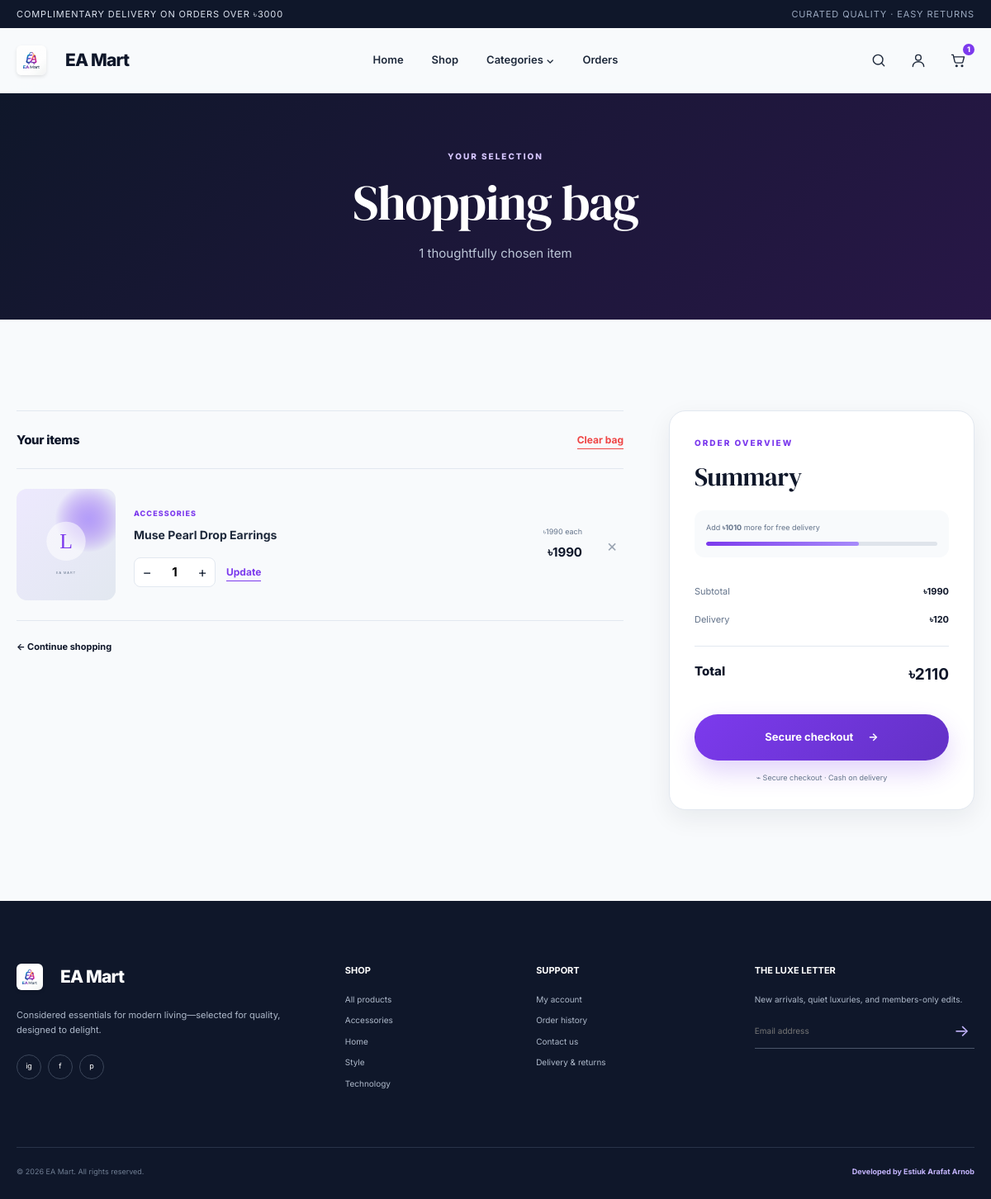
The app's page /cart/ (signed in) with its own data.
### shop/models.py (models this page shows, shortened)
class Cart(models.Model):
    user = models.OneToOneField(
        settings.AUTH_USER_MODEL,
        on_delete=models.CASCADE,
        related_name="shopping_cart",
        null=True,
        blank=True,
    )
    session_key = models.CharField(max_length=40, blank=True, default="")
    created_at = models.DateTimeField(auto_now_add=True)
    updated_at = models.DateTimeField(auto_now=True)
    class Meta:
        constraints = [
            models.UniqueConstraint(
                fields=["session_key"],
                condition=~Q(session_key=""),
                name="unique_nonempty_cart_session",
            )
        ]
    @property
    def item_count(self):
        return sum(item.quantity for item in self.items.all())
    @property
    def subtotal(self):
        return sum((item.line_total for item in self.items.select_related("product")), Decimal("0.00"))

class CartItem(models.Model):
    cart = models.ForeignKey(Cart, on_delete=models.CASCADE, related_name="items")
    product = models.ForeignKey(Product, on_delete=models.CASCADE, related_name="cart_items")
    quantity = models.PositiveIntegerField(default=1, validators=[MinValueValidator(1)])
    created_at = models.DateTimeField(auto_now_add=True)
    updated_at = models.DateTimeField(auto_now=True)
    class Meta:
        ordering = ["created_at"]
        constraints = [
            models.UniqueConstraint(fields=["cart", "product"], name="unique_product_per_cart"),
            models.CheckConstraint(condition=Q(quantity__gt=0), name="cart_item_quantity_positive"),
        ]
    @property
    def line_total(self):
        return self.product.price * self.quantity

class Product(models.Model):
    category = models.ForeignKey(Category, on_delete=models.PROTECT, related_name="products")
    name = models.CharField(max_length=180)
    slug = models.SlugField(max_length=200, unique=True)
    short_description = models.CharField(max_length=240)
    description = models.TextField()
    price = models.DecimalField(max_digits=10, decimal_places=2, validators=[MinValueValidator(Decimal("0.01"))])
    previous_price = models.DecimalField(
        max_digits=10,
        decimal_places=2,
        blank=True,
        null=True,
        validators=[MinValueValidator(Decimal("0.01"))],
    )
    stock_quantity = models.PositiveIntegerField(default=0)
    image = models.ImageField(upload_to="products/", blank=True)
    image_url = models.URLField(blank=True)
    rating = models.DecimalField(
        max_digits=2,
        decimal_places=1,
        default=Decimal("4.7"),
        validators=[MinValueValidator(Decimal("0.0"))],
    )
    review_count = models.PositiveIntegerField(default=0)
    is_featured = models.BooleanField(default=False)
    is_active = models.BooleanField(default=True)
    created_at = models.DateTimeField(auto_now_add=True)
    updated_at = models.DateTimeField(auto_now=True)
    class Meta:
        ordering = ["-created_at"]
        indexes = [
            models.Index(fields=["is_active", "-created_at"]),
            models.Index(fields=["category", "is_active"]),
        ]
    def get_absolute_url(self):
        return reverse("shop:product_detail", kwargs={"slug": self.slug})
    @property
    def display_image(self):
        if self.image:
            return self.image.url
        return self.image_url

class Category(models.Model):
    name = models.CharField(max_length=100, unique=True)
    slug = models.SlugField(max_length=120, unique=True)
    image = models.ImageField(upload_to="categories/", blank=True)
    image_url = models.URLField(blank=True)
    created_at = models.DateTimeField(auto_now_add=True)
    class Meta:
        ordering = ["name"]
        verbose_name_plural = "Categories"
    def get_absolute_url(self):
        return f"{reverse('shop:product_list')}?category={self.slug}"

### shop/views.py (the view)
# urls.py: path("cart/", views.cart_detail, name="cart_detail"),
def cart_detail(request):
    cart = get_cart(request)
    items = cart.items.select_related("product", "product__category")
    return render(request, "shop/cart_detail.html", {"cart": cart, "cart_items": items, **cart_totals(cart)})

### shop/cart.py (called while the page is built, shortened)
def ensure_session_key(request):
    if not request.session.session_key:
        request.session.create()
    return request.session.session_key

def merge_guest_cart(user, session_key):
    if not session_key:
        return Cart.objects.get_or_create(user=user, defaults={"session_key": ""})[0]
    with transaction.atomic():
        user_cart, _ = Cart.objects.select_for_update().get_or_create(user=user, defaults={"session_key": ""})
        guest_cart = (
            Cart.objects.select_for_update()
            .filter(user__isnull=True, session_key=session_key)
            .first()
        )
        if not guest_cart or guest_cart.pk == user_cart.pk:
            return user_cart

def get_cart(request):
    session_key = ensure_session_key(request)
    if request.user.is_authenticated:
        return merge_guest_cart(request.user, session_key)
    cart, _ = Cart.objects.get_or_create(user=None, session_key=session_key)
    return cart

def delivery_fee_for(subtotal):
    if subtotal <= 0 or subtotal >= FREE_DELIVERY_THRESHOLD:
        return Decimal("0.00")
    return STANDARD_DELIVERY_FEE

def cart_totals(cart):
    subtotal = cart.subtotal
    delivery_fee = delivery_fee_for(subtotal)
    return {
        "subtotal": subtotal,
        "delivery_fee": delivery_fee,
        "grand_total": subtotal + delivery_fee,
        "free_delivery_remaining": max(FREE_DELIVERY_THRESHOLD - subtotal, Decimal("0.00")),
    }

### shop/context_processors.py (called while the page is built)
def store_context(request):
    cart = get_cart(request)
    return {
        "nav_categories": Category.objects.all()[:6],
        "cart_item_count": cart.item_count,
        "free_delivery_threshold": FREE_DELIVERY_THRESHOLD,
    }

### templates/shop/cart_detail.html (shortened to what this page needs)
{% extends "base.html" %}
{% block content %}
<section class="page-hero compact-hero">
    <div class="container"><span class="kicker kicker-light">Your selection</span><h1>Shopping bag</h1><p>{{ cart.item_count }} thoughtfully chosen item{{ cart.item_count|pluralize }}</p></div>
</section>
<section class="section cart-section">
    <div class="container">
        {% if cart_items %}
            <div class="cart-layout">
                <div class="cart-items-panel">
                    <div class="cart-panel-head"><h2>Your items</h2><form action="{% url 'shop:cart_clear' %}" method="post" data-confirm="Remove every item from your cart?">{% csrf_token %}<button class="text-button danger" type="submit">Clear bag</button></form></div>
                    {% for item in cart_items %}
                        <article class="cart-item">
                            <a class="cart-item-image" href="{{ item.product.get_absolute_url }}"><img src="{{ item.product.display_image|default:'/static/images/placeholder.svg' }}" alt="{{ item.product.name }}" data-image-fallback></a>
                            <div class="cart-item-info">
                                <span class="product-eyebrow">{{ item.product.category.name }}</span>
                                <h3><a href="{{ item.product.get_absolute_url }}">{{ item.product.name }}</a></h3>
                                <form class="cart-update-form" action="{% url 'shop:cart_update' item.id %}" method="post">
                                    <div class="quantity-control quantity-small" data-quantity>
                                        <button type="button" data-quantity-minus aria-label="Decrease {{ item.product.name }} quantity">−</button>
                                        <input name="quantity" type="number" value="{{ item.quantity }}" min="1" max="{{ item.product.stock_quantity }}" aria-label="{{ item.product.name }} quantity">
                                        <button type="button" data-quantity-plus aria-label="Increase {{ item.product.name }} quantity">+</button>
                                    </div>
                                    <button class="update-link" type="submit">Update</button>
                                </form>
                            </div>
                            <div class="cart-item-price"><small>৳{{ item.product.price|floatformat:0 }} each</small><strong>৳{{ item.line_total|floatformat:0 }}</strong></div>
                            <form class="cart-remove-form" action="{% url 'shop:cart_remove' item.id %}" method="post">{% csrf_token %}<button type="submit" aria-label="Remove {{ item.product.name }}">×</button></form>
                        </article>
                    {% endfor %}
                    <a class="continue-link" href="{% url 'shop:product_list' %}">← Continue shopping</a>
                </div>
                <aside class="order-summary sticky-summary">
                    <span class="kicker">Order overview</span>
                    <h2>Summary</h2>
                    {% if free_delivery_remaining > 0 %}
                        <div class="delivery-progress"><p>Add <strong>৳{{ free_delivery_remaining|floatformat:0 }}</strong> more for free delivery</p><div><span style="width: {% widthratio subtotal free_delivery_threshold 100 %}%"></span></div></div>
                    {% else %}
                        <div class="free-delivery-note">✓ You unlocked free delivery</div>
                    {% endif %}
                    <dl>
                        <div><dt>Subtotal</dt><dd data-cart-subtotal>৳{{ subtotal|floatformat:0 }}</dd></div>
                        <div><dt>Delivery</dt><dd data-cart-delivery>{% if delivery_fee %}৳{{ delivery_fee|floatformat:0 }}{% else %}<span class="success-text">Complimentary</span>{% endif %}</dd></div>
                        <div class="summary-total"><dt>Total</dt><dd data-cart-total>৳{{ grand_total|floatformat:0 }}</dd></div>
                    </dl>
                    <a class="btn btn-primary btn-lg btn-block" href="{% url 'shop:checkout' %}">Secure checkout <span>→</span></a>
                    <p class="secure-note">⌁ Secure checkout · Cash on delivery</p>
                </aside>
            </div>
        {% endif %}
    </div>
</section>
{% endblock %}

### templates/base.html (shortened to what this page needs)
{% load static %}
<!doctype html>
<html lang="en">
<head>
    <link rel="stylesheet" href="{% static 'css/style.css' %}">
</head>
<body>
    <div class="announcement">
        <div class="container announcement-inner">
            <span>Complimentary delivery on orders over ৳{{ free_delivery_threshold|floatformat:0 }}</span>
            <span class="announcement-side">Curated quality · Easy returns</span>
        </div>
    </div>
    <header class="site-header" data-header>
        <div class="container nav-shell">
            <a class="brand" href="{% url 'shop:home' %}" aria-label="EA Mart home" style="display: flex; align-items: center;">
                <img src="{% static 'images/logo.png' %}" alt="EA" style="height: 36px; width: auto; border-radius: 6px; margin-right: 12px; box-shadow: 0 2px 4px rgba(0,0,0,0.1);">
                <span>EA Mart</span>
            </a>
            <nav class="main-nav" aria-label="Primary navigation" data-main-nav>
                <a href="{% url 'shop:home' %}">Home</a>
                <a href="{% url 'shop:product_list' %}">Shop</a>
                <div class="nav-dropdown">
                    <button type="button">Categories <span aria-hidden="true">⌄</span></button>
                </div>
                {% if user.is_authenticated %}
                    <a href="{% url 'shop:order_history' %}">Orders</a>
                {% endif %}
            </nav>
            <div class="nav-actions">
                <button class="icon-button search-trigger" type="button" aria-label="Open search" data-search-open>
                    <svg viewBox="0 0 24 24" aria-hidden="true"><circle cx="11" cy="11" r="7"></circle><path d="m20 20-4-4"></path></svg>
                </button>
                {% if user.is_authenticated %}
                    <a class="icon-button" href="{% url 'shop:profile' %}" aria-label="Your profile">
                        <svg viewBox="0 0 24 24" aria-hidden="true"><circle cx="12" cy="8" r="4"></circle><path d="M4 21c0-4 3.6-7 8-7s8 3 8 7"></path></svg>
                    </a>
                {% else %}
                    <a class="icon-button" href="{% url 'shop:login' %}" aria-label="Log in">
                        <svg viewBox="0 0 24 24" aria-hidden="true"><circle cx="12" cy="8" r="4"></circle><path d="M4 21c0-4 3.6-7 8-7s8 3 8 7"></path></svg>
                    </a>
                {% endif %}
                <a class="icon-button cart-button" href="{% url 'shop:cart_detail' %}" aria-label="Cart with {{ cart_item_count }} items">
                    <svg viewBox="0 0 24 24" aria-hidden="true"><path d="M3 4h2l2.4 10.2a2 2 0 0 0 2 1.5h7.8a2 2 0 0 0 1.9-1.4L21 7H6"></path><circle cx="10" cy="20" r="1"></circle><circle cx="18" cy="20" r="1"></circle></svg>
                    <span class="cart-count" data-cart-count>{{ cart_item_count }}</span>
                </a>
            </div>
        </div>
    </header>
    <main id="main-content">
        {% block content %}{% endblock %}
    </main>
    <footer class="site-footer">
        <div class="container footer-grid">
            <div class="footer-brand">
                <a class="brand brand-light" href="{% url 'shop:home' %}" style="display: flex; align-items: center;"><img src="{% static 'images/logo.png' %}" alt="EA" style="height: 32px; width: auto; border-radius: 6px; margin-right: 10px; box-shadow: 0 2px 4px rgba(0,0,0,0.1);"><span>EA Mart</span></a>
                <p>Considered essentials for modern living—selected for quality, designed to delight.</p>
                <div class="social-links" aria-label="Social links">
                    <a href="#" aria-label="Instagram">ig</a>
                    <a href="#" aria-label="Facebook">f</a>
                    <a href="#" aria-label="Pinterest">p</a>
                </div>
            </div>
            <div>
                <h3>Shop</h3>
                <a href="{% url 'shop:product_list' %}">All products</a>
                {% for category in nav_categories|slice:":4" %}<a href="{{ category.get_absolute_url }}">{{ category.name }}</a>{% endfor %}
            </div>
            <div>
                <h3>Support</h3>
                <a href="{% url 'shop:profile' %}">My account</a>
                <a href="{% url 'shop:order_history' %}">Order history</a>
                <a href="mailto:support@eamart.local">Contact us</a>
                <a href="#">Delivery & returns</a>
            </div>
            <div class="newsletter">
                <h3>The Luxe Letter</h3>
                <p>New arrivals, quiet luxuries, and members-only edits.</p>
                <form data-newsletter-form>
                    <input id="newsletter-email" type="email" placeholder="Email address" required>
                    <button type="submit" aria-label="Subscribe">→</button>
                </form>
            </div>
        </div>
        <div class="container footer-bottom">
            <span>© {% now "Y" %} EA Mart. All rights reserved.</span>
            <strong>Developed by Estiuk Arafat Arnob</strong>
        </div>
    </footer>
</body>
</html>

### records on screen
Cart: item_count "1"
CartItem: product.category.name "ACCESSORIES", product.name "Muse Pearl Drop Earrings", quantity "1", product.price "1990", line_total "1990"
Category: name "Accessories"
Category: name "Home"
Category: name "Style"
Category: name "Technology"

### other values on screen
{{ free_delivery_threshold|floatformat:0 }} "3000"
{{ cart_item_count }} "1"
{{ free_delivery_remaining|floatformat:0 }} "1010"
{{ subtotal|floatformat:0 }} "1990"
{{ delivery_fee|floatformat:0 }} "120"
{{ grand_total|floatformat:0 }} "2110"
